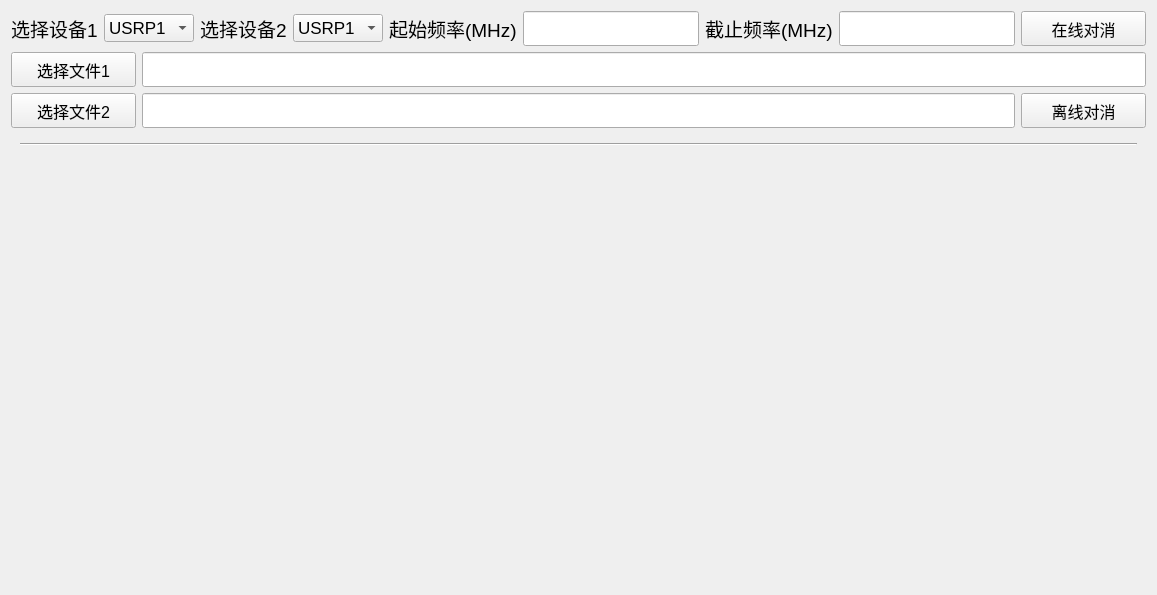
          <widget class="QWidget" name="tab_12">
           <attribute name="title">
            <string>干扰对消</string>
           </attribute>
           <layout class="QVBoxLayout" name="verticalLayout_43">
            <item>
             <layout class="QHBoxLayout" name="horizontalLayout_17">
              <item>
               <widget class="QLabel" name="label_21">
                <property name="font">
                 <font>
                  <pointsize>14</pointsize>
                 </font>
                </property>
                <property name="text">
                 <string>选择设备1</string>
                </property>
               </widget>
              </item>
              <item>
               <widget class="QComboBox" name="comboBox_7">
                <property name="minimumSize">
                 <size>
                  <width>90</width>
                  <height>0</height>
                 </size>
                </property>
                <property name="font">
                 <font>
                  <pointsize>13</pointsize>
                 </font>
                </property>
                <item>
                 <property name="text">
                  <string>USRP1</string>
                 </property>
                </item>
                <item>
                 <property name="text">
                  <string>USRP2</string>
                 </property>
                </item>
                <item>
                 <property name="text">
                  <string>USRP3</string>
                 </property>
                </item>
                <item>
                 <property name="text">
                  <string>USRP4</string>
                 </property>
                </item>
               </widget>
              </item>
              <item>
               <widget class="QLabel" name="label_56">
                <property name="font">
                 <font>
                  <pointsize>14</pointsize>
                 </font>
                </property>
                <property name="text">
                 <string>选择设备2</string>
                </property>
               </widget>
              </item>
              <item>
               <widget class="QComboBox" name="comboBox_12">
                <property name="minimumSize">
                 <size>
                  <width>90</width>
                  <height>0</height>
                 </size>
                </property>
                <property name="font">
                 <font>
                  <pointsize>13</pointsize>
                 </font>
                </property>
                <item>
                 <property name="text">
                  <string>USRP1</string>
                 </property>
                </item>
                <item>
                 <property name="text">
                  <string>USRP2</string>
                 </property>
                </item>
                <item>
                 <property name="text">
                  <string>USRP3</string>
                 </property>
                </item>
                <item>
                 <property name="text">
                  <string>USRP4</string>
                 </property>
                </item>
               </widget>
              </item>
              <item>
               <widget class="QLabel" name="label_59">
                <property name="font">
                 <font>
                  <pointsize>14</pointsize>
                 </font>
                </property>
                <property name="text">
                 <string>起始频率(MHz)</string>
                </property>
               </widget>
              </item>
              <item>
               <widget class="QLineEdit" name="lineEdit_19">
                <property name="minimumSize">
                 <size>
                  <width>0</width>
                  <height>35</height>
                 </size>
                </property>
                <property name="font">
                 <font>
                  <family>Times New Roman</family>
                  <pointsize>14</pointsize>
                  <weight>75</weight>
                  <bold>true</bold>
                 </font>
                </property>
               </widget>
              </item>
              <item>
               <widget class="QLabel" name="label_60">
                <property name="font">
                 <font>
                  <pointsize>14</pointsize>
                 </font>
                </property>
                <property name="text">
                 <string>截止频率(MHz)</string>
                </property>
               </widget>
              </item>
              <item>
               <widget class="QLineEdit" name="lineEdit_38">
                <property name="minimumSize">
                 <size>
                  <width>0</width>
                  <height>35</height>
                 </size>
                </property>
                <property name="font">
                 <font>
                  <family>Times New Roman</family>
                  <pointsize>14</pointsize>
                  <weight>75</weight>
                  <bold>true</bold>
                 </font>
                </property>
               </widget>
              </item>
              <item>
               <widget class="QPushButton" name="pushButton_29">
                <property name="sizePolicy">
                 <sizepolicy hsizetype="Minimum" vsizetype="Fixed">
                  <horstretch>0</horstretch>
                  <verstretch>0</verstretch>
                 </sizepolicy>
                </property>
                <property name="minimumSize">
                 <size>
                  <width>125</width>
                  <height>35</height>
                 </size>
                </property>
                <property name="font">
                 <font>
                  <pointsize>12</pointsize>
                 </font>
                </property>
                <property name="cursor">
                 <cursorShape>PointingHandCursor</cursorShape>
                </property>
                <property name="text">
                 <string>在线对消</string>
                </property>
               </widget>
              </item>
             </layout>
            </item>
            <item>
             <layout class="QHBoxLayout" name="horizontalLayout_16">
              <item>
               <widget class="QPushButton" name="pushButton_30">
                <property name="sizePolicy">
                 <sizepolicy hsizetype="Minimum" vsizetype="Fixed">
                  <horstretch>0</horstretch>
                  <verstretch>0</verstretch>
                 </sizepolicy>
                </property>
                <property name="minimumSize">
                 <size>
                  <width>125</width>
                  <height>35</height>
                 </size>
                </property>
                <property name="font">
                 <font>
                  <pointsize>12</pointsize>
                 </font>
                </property>
                <property name="cursor">
                 <cursorShape>PointingHandCursor</cursorShape>
                </property>
                <property name="text">
                 <string>选择文件1</string>
                </property>
               </widget>
              </item>
              <item>
               <widget class="QLineEdit" name="lineEdit_18">
                <property name="minimumSize">
                 <size>
                  <width>0</width>
                  <height>35</height>
                 </size>
                </property>
                <property name="font">
                 <font>
                  <family>Times New Roman</family>
                  <pointsize>14</pointsize>
                  <weight>75</weight>
                  <bold>true</bold>
                 </font>
                </property>
               </widget>
              </item>
             </layout>
            </item>
            <item>
             <layout class="QHBoxLayout" name="horizontalLayout_24">
              <item>
               <layout class="QHBoxLayout" name="horizontalLayout_25">
                <item>
                 <widget class="QPushButton" name="pushButton_31">
                  <property name="sizePolicy">
                   <sizepolicy hsizetype="Minimum" vsizetype="Fixed">
                    <horstretch>0</horstretch>
                    <verstretch>0</verstretch>
                   </sizepolicy>
                  </property>
                  <property name="minimumSize">
                   <size>
                    <width>125</width>
                    <height>35</height>
                   </size>
                  </property>
                  <property name="font">
                   <font>
                    <pointsize>12</pointsize>
                   </font>
                  </property>
                  <property name="cursor">
                   <cursorShape>PointingHandCursor</cursorShape>
                  </property>
                  <property name="text">
                   <string>选择文件2</string>
                  </property>
                 </widget>
                </item>
                <item>
                 <widget class="QLineEdit" name="lineEdit_39">
                  <property name="minimumSize">
                   <size>
                    <width>0</width>
                    <height>35</height>
                   </size>
                  </property>
                  <property name="font">
                   <font>
                    <family>Times New Roman</family>
                    <pointsize>14</pointsize>
                    <weight>75</weight>
                    <bold>true</bold>
                   </font>
                  </property>
                 </widget>
                </item>
               </layout>
              </item>
              <item>
               <widget class="QPushButton" name="pushButton_41">
                <property name="sizePolicy">
                 <sizepolicy hsizetype="Minimum" vsizetype="Fixed">
                  <horstretch>0</horstretch>
                  <verstretch>0</verstretch>
                 </sizepolicy>
                </property>
                <property name="minimumSize">
                 <size>
                  <width>125</width>
                  <height>35</height>
                 </size>
                </property>
                <property name="font">
                 <font>
                  <pointsize>12</pointsize>
                 </font>
                </property>
                <property name="cursor">
                 <cursorShape>PointingHandCursor</cursorShape>
                </property>
                <property name="text">
                 <string>离线对消</string>
                </property>
               </widget>
              </item>
             </layout>
            </item>
            <item>
             <widget class="QWidget" name="widget_8" native="true">
              <property name="minimumSize">
               <size>
                <width>0</width>
                <height>450</height>
               </size>
              </property>
              <layout class="QVBoxLayout" name="verticalLayout_26">
               <item>
                <layout class="QVBoxLayout" name="verticalLayout_42">
                 <item>
                  <widget class="Line" name="line_20">
                   <property name="orientation">
                    <enum>Qt::Horizontal</enum>
                   </property>
                  </widget>
                 </item>
                 <item>
                  <spacer name="verticalSpacer_14">
                   <property name="orientation">
                    <enum>Qt::Vertical</enum>
                   </property>
                   <property name="sizeHint" stdset="0">
                    <size>
                     <width>20</width>
                     <height>40</height>
                    </size>
                   </property>
                  </spacer>
                 </item>
                </layout>
               </item>
              </layout>
             </widget>
            </item>
           </layout>
          </widget>
